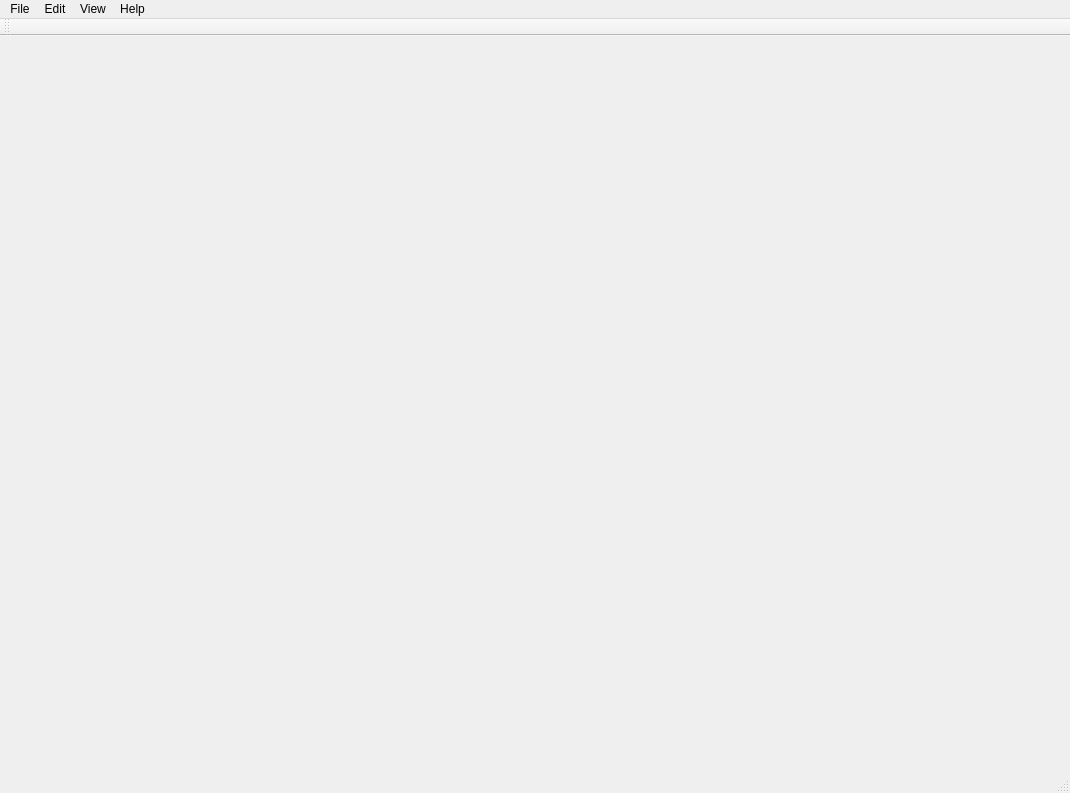
<?xml version="1.0" encoding="UTF-8"?>
<ui version="4.0">
 <class>MainWindow</class>
 <widget class="QMainWindow" name="MainWindow">
  <property name="geometry">
   <rect>
    <x>0</x>
    <y>0</y>
    <width>1070</width>
    <height>793</height>
   </rect>
  </property>
  <property name="windowTitle">
   <string>MainWindow</string>
  </property>
  <widget class="QWidget" name="centralWidget"/>
  <widget class="QMenuBar" name="menuBar">
   <property name="geometry">
    <rect>
     <x>0</x>
     <y>0</y>
     <width>1070</width>
     <height>26</height>
    </rect>
   </property>
   <widget class="QMenu" name="menuBrainLine">
    <property name="title">
     <string>File</string>
    </property>
    <addaction name="separator"/>
    <addaction name="actionNew"/>
    <addaction name="actionOpen"/>
    <addaction name="separator"/>
   </widget>
   <widget class="QMenu" name="menuEdit">
    <property name="title">
     <string>Edit</string>
    </property>
    <addaction name="separator"/>
    <addaction name="actionConnect"/>
    <addaction name="actionDisconnect"/>
    <addaction name="separator"/>
    <addaction name="actionCut"/>
    <addaction name="actionCopy"/>
    <addaction name="actionPaste"/>
    <addaction name="actionDelete"/>
    <addaction name="separator"/>
   </widget>
   <widget class="QMenu" name="menuView">
    <property name="title">
     <string>View</string>
    </property>
    <addaction name="separator"/>
    <addaction name="actionZoom_In"/>
    <addaction name="actionZoom_Out"/>
    <addaction name="separator"/>
   </widget>
   <widget class="QMenu" name="menuHelp">
    <property name="title">
     <string>Help</string>
    </property>
    <addaction name="separator"/>
    <addaction name="actionHelp_Information"/>
   </widget>
   <addaction name="menuBrainLine"/>
   <addaction name="menuEdit"/>
   <addaction name="menuView"/>
   <addaction name="menuHelp"/>
  </widget>
  <widget class="QToolBar" name="mainToolBar">
   <attribute name="toolBarArea">
    <enum>TopToolBarArea</enum>
   </attribute>
   <attribute name="toolBarBreak">
    <bool>false</bool>
   </attribute>
  </widget>
  <widget class="QStatusBar" name="statusBar"/>
  <action name="actionNew">
   <property name="text">
    <string>New</string>
   </property>
  </action>
  <action name="actionConnect">
   <property name="text">
    <string>Connect</string>
   </property>
  </action>
  <action name="actionDisconnect">
   <property name="text">
    <string>Disconnect</string>
   </property>
  </action>
  <action name="actionOpen">
   <property name="text">
    <string>Open</string>
   </property>
  </action>
  <action name="actionCut">
   <property name="text">
    <string>Cut</string>
   </property>
  </action>
  <action name="actionCopy">
   <property name="text">
    <string>Copy</string>
   </property>
  </action>
  <action name="actionPaste">
   <property name="text">
    <string>Paste</string>
   </property>
  </action>
  <action name="actionDelete">
   <property name="text">
    <string>Delete</string>
   </property>
  </action>
  <action name="actionHelp_Information">
   <property name="text">
    <string>Help Information</string>
   </property>
  </action>
  <action name="actionZoom_In">
   <property name="text">
    <string>Zoom In</string>
   </property>
  </action>
  <action name="actionZoom_Out">
   <property name="text">
    <string>Zoom Out</string>
   </property>
  </action>
 </widget>
 <layoutdefault spacing="6" margin="11"/>
 <resources/>
 <connections/>
</ui>
